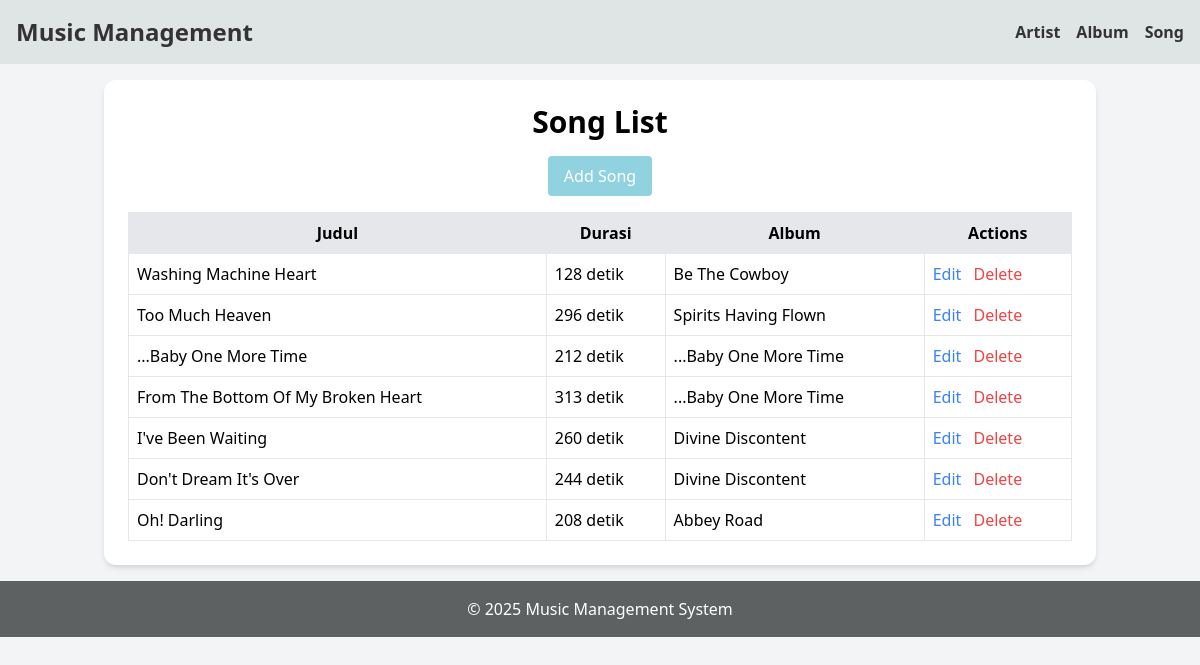
/index.php?entity=songs, run on the app's committed database.
### tables this page shows
CREATE TABLE `songs` (
  `song_id` int(11) NOT NULL,
  `title` varchar(100) NOT NULL,
  `duration_sec` int(11) NOT NULL,
  `album_id` int(11) NOT NULL
);

CREATE TABLE `albums` (
  `album_id` int(11) NOT NULL,
  `title` varchar(100) NOT NULL,
  `release_year` varchar(5) NOT NULL,
  `artist_id` int(11) NOT NULL
);

### model/Songs.php (called while the page is built, shortened)
<?php
require_once 'config/Database.php';
class Songs {
    private $conn;
    private $table = 'songs';
    public function __construct() {
        $database = new Database();
        $this->conn = $database->getConnection();
    }
    public function getAll() {
        $query = "SELECT so.*, alb.title as album_title
                FROM " . $this->table . " so
                JOIN albums alb ON so.album_id = alb.album_id";
        $stmt = $this->conn->prepare($query);
        $stmt->execute();
        return $stmt->fetchAll(PDO::FETCH_ASSOC);
    }
}
?>

### config/Database.php (called while the page is built, shortened)
<?php
class Database {
    private $host = "localhost";
    private $username = "root";
    private $password = "";
    private $database = "musik_mvvm";
    public function getConnection() {
        $this->conn = null;
        try {
            $this->conn = new PDO("mysql:host=" . $this->host . ";dbname=" . $this->database, $this->username, $this->password);
            $this->conn->setAttribute(PDO::ATTR_ERRMODE, PDO::ERRMODE_EXCEPTION);
        } catch(PDOException $e) {
            echo "Connection error: " . $e->getMessage();
        }
        return $this->conn;
    }
}
?>

### model/Albums.php (called while the page is built, shortened)
<?php
require_once 'config/Database.php';
class Albums {
    public function __construct() {
        $database = new Database();
    }
}
?>

### viewmodel/SongsViewModel.php (called while the page is built, shortened)
<?php
require_once 'model/Songs.php';
require_once 'model/Albums.php';
class SongsViewModel {
    private $songs;
    public function __construct() {
        $this->songs = new Songs();
    }
    public function getSongList() {
        return $this->songs->getAll();
    }
}
?>

### views/songs_list.php (the view)
<?php
require_once 'views/template/header.php';
?>
<div class="max-w-5xl mx-auto bg-white p-6 rounded-xl shadow-md">
<h2 class="text-3xl font-bold text-center mb-4">Song List</h2>
<div class="text-center mb-4">
    <a href="index.php?entity=songs&action=add" class="text-white px-4 py-2 rounded inline-block" style="background-color:rgb(144, 210, 223);">
        Add Song
    </a>
</div>
<table class="w-full border">
    <tr class="bg-gray-200">
        <th class="border p-2">Judul</th>
        <th class="border p-2">Durasi</th>
        <th class="border p-2">Album</th>
        <th class="border p-2">Actions</th>
    </tr>
    <?php foreach ($songList as $song): ?>
    <tr>
        <td class="border p-2"><?php echo $song['title']; ?></td>
        <td class="border p-2"><?php echo $song['duration_sec']; ?> detik</td>
        <td class="border p-2"><?php echo $song['album_title']; ?></td>
        <td class="border p-2">
            <a href="index.php?entity=songs&action=edit&id=<?php echo $song['song_id']; ?>" class="text-blue-500">Edit</a>
            <a href="index.php?entity=songs&action=delete&id=<?php echo $song['song_id']; ?>" class="text-red-500 ml-2" onclick="return confirm('Are you sure?');">Delete</a>
        </td>
    </tr>
    <?php endforeach; ?>
</table>
</div>
<?php
require_once 'views/template/footer.php';
?>

### data on the page
songs: title "Washing Machine Heart", duration_sec "128", album.title "Be The Cowboy"
songs: title "Too Much Heaven", duration_sec "296", album.title "Spirits Having Flown"
songs: title "...Baby One More Time", duration_sec "212", album.title "...Baby One More Time"
songs: title "From The Bottom Of My Broken Heart", duration_sec "313", album.title "...Baby One More Time"
songs: title "I've Been Waiting", duration_sec "260", album.title "Divine Discontent"
songs: title "Don't Dream It's Over", duration_sec "244", album.title "Divine Discontent"
songs: title "Oh! Darling", duration_sec "208", album.title "Abbey Road"
